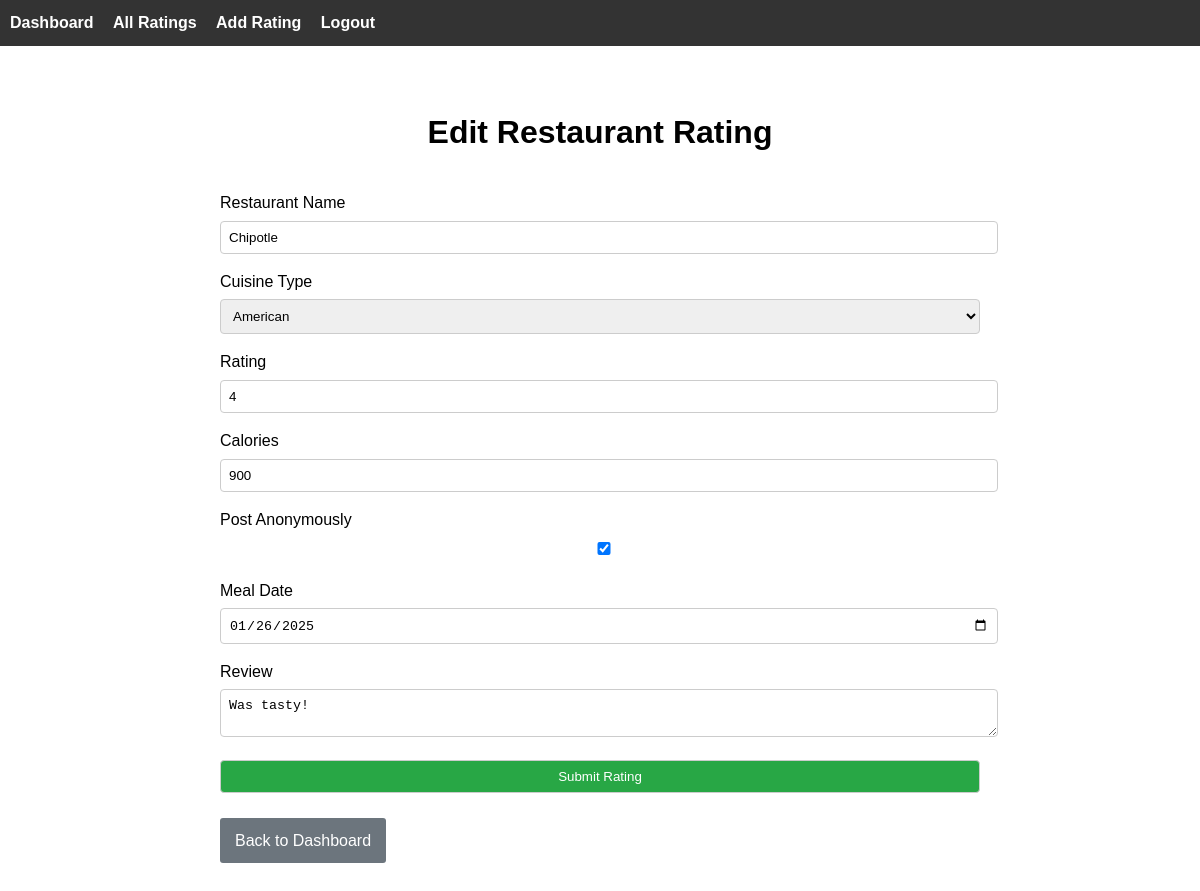
/edit_rating/1, run on the app's committed database.
### models.py (models this page shows)
class RestaurantRating(db.Model):
    id = db.Column(db.Integer, primary_key=True)
    user_id = db.Column(db.Integer, db.ForeignKey('user.id'), nullable=False)  # foreign key to the user model
    restaurant_name = db.Column(db.String(100), nullable=False)
    rating = db.Column(db.Integer, nullable=False)
    cuisine_type = db.Column(db.String(50), nullable=False)
    meal_date = db.Column(db.Date, default=date.today)
    review = db.Column(db.Text, nullable=True)
    calories = db.Column(db.Integer, nullable=True)
    is_anonymous = db.Column(db.Boolean, default=False) #adding anomylity
    user = db.relationship('User', backref='ratings', lazy=True)  # relationship to the User model

### app.py (the view, shortened to what this page needs)
@app.route('/edit_rating/<int:rating_id>', methods=['GET', 'POST'])
def edit_rating(rating_id):
    rating = RestaurantRating.query.get_or_404(rating_id)
    form = RestaurantRatingForm(obj=rating)
    return render_template('edit_rating.html', form=form, rating_id = rating_id)

### forms.py
class RestaurantRatingForm(FlaskForm):
    restaurant_name = StringField('Restaurant Name', validators=[InputRequired()])
    cuisine_type = SelectField('Cuisine Type', choices=[
        ('American', 'American'),
        ('Italian', 'Italian'),
        ('Chinese', 'Chinese'),
        ('Mexican', 'Mexican'),
        ('Indian', 'Indian'),
        ('Other', 'Other')
    ], validators=[InputRequired()])
    rating = IntegerField('Rating', validators=[InputRequired(), NumberRange(min=1, max=5)])
    review = TextAreaField('Review', validators=[Optional()])
    calories = IntegerField('Calories', validators=[Optional()])
    is_anonymous = BooleanField('Post Anonymously', default=False)
    meal_date = DateField(
        'Meal Date',
        format='%Y-%m-%d',
        validators=[Optional()]
    )
    submit = SubmitField('Submit Rating')

### templates/edit_rating.html (shortened to what this page needs)
{% extends "base.html" %}
{% block content %}
<div class="content">
  <h1>Edit Restaurant Rating</h1>
  <form method="POST" action="{{ url_for('edit_rating', rating_id=rating_id) }}">
    <div class="form-group">
      {{ form.restaurant_name.label }}
      {{ form.restaurant_name }}
    </div>
    <div class="form-group">
      {{ form.cuisine_type.label }}
      {{ form.cuisine_type }}
    </div>
    <div class="form-group">
      {{ form.rating.label }}
      {{ form.rating(type="number", min="1", max="5", step="1") }}
    </div>
    <div class="form-group">
      {{ form.calories.label }}
      {{ form.calories(type="number", min="0") }}
    </div>
    <div class="form-group">
      {{ form.is_anonymous.label }}
      {{ form.is_anonymous }}
    </div>
    <div class="form-group">
      {{ form.meal_date.label }}
      {{ form.meal_date(type="date") }}
    </div>
    <div class="form-group">
      {{ form.review.label }}
      {{ form.review }}
    </div>
    <div class="form-group">
      {{ form.submit(class="btn btn-primary") }}
    </div>
  </form>
  <a href="{{ url_for('dashboard') }}" class="btn btn-secondary">Back to Dashboard</a>
</div>
{% endblock %}

### templates/base.html (style rules this page uses)
body { font-family: Arial, sans-serif; margin: 0; line-height: 1.6; }
.content { max-width: 800px; margin: 0 auto; padding: 20px; }
.form-group { margin-bottom: 15px; }
.form-group label { display: block; margin-bottom: 5px; }
.form-group input, .form-group select, .form-group textarea { width: 100%; padding: 8px; border: 1px solid #ccc; border-radius: 4px; }
.btn { display: inline-block; padding: 10px 15px; color: white; text-decoration: none; border: none; border-radius: 3px; cursor: pointer; }
.btn-primary { background-color: #28a745; }
.btn-secondary { background-color: #6c757d; margin-top: 10px; }
h1 { text-align: center; margin-bottom: 1em; }

### data on the page
RestaurantRating: restaurant_name "Chipotle", cuisine_type "American", rating "4", calories "900", is_anonymous "☑", meal_date "01/26/2025", review "Was tasty!"
